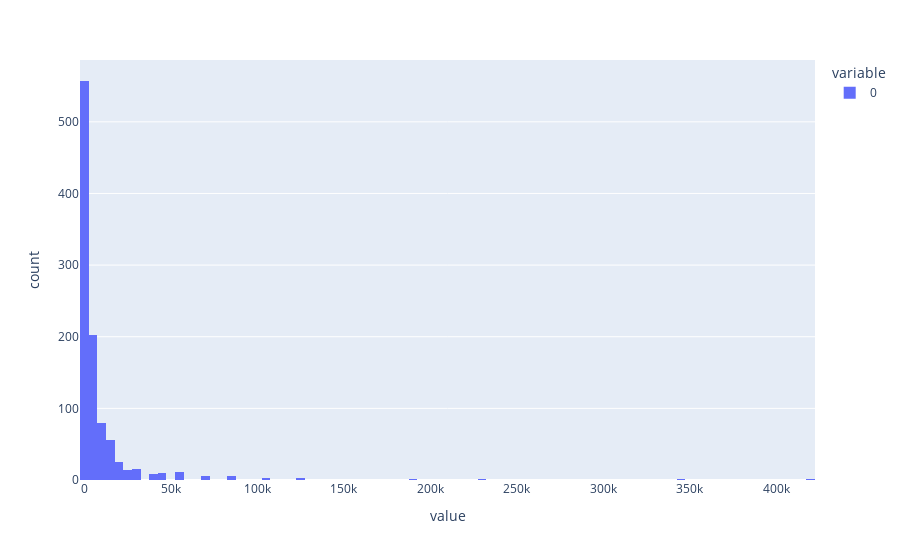

The notebook cell saved with this chart:
### Code cell
px.histogram(results[results > 0])

### Figure 1 — Plotly figure (JSON) as saved in the notebook; plotly's stock layout.template omitted (floating-point values rounded to 4 significant figures; data arrays with more than 128 entries replaced by an {"elided": "..."} marker saying what was removed)
{"data": [{"bingroup": "x", "hovertemplate": "variable=0<br>value=%{x}<br>count=%{y}<extra></extra>", "legendgroup": "0", "marker": {"color": "#636efa", "pattern": {"shape": ""}}, "name": "0", "orientation": "v", "showlegend": true, "type": "histogram", "x": {"elided": "1000 float values"}, "xaxis": "x", "yaxis": "y"}], "layout": {"barmode": "relative", "legend": {"title": {"text": "variable"}, "tracegroupgap": 0}, "margin": {"t": 60}, "xaxis": {"anchor": "y", "domain": [0, 1], "title": {"text": "value"}}, "yaxis": {"anchor": "x", "domain": [0, 1], "title": {"text": "count"}}}}
